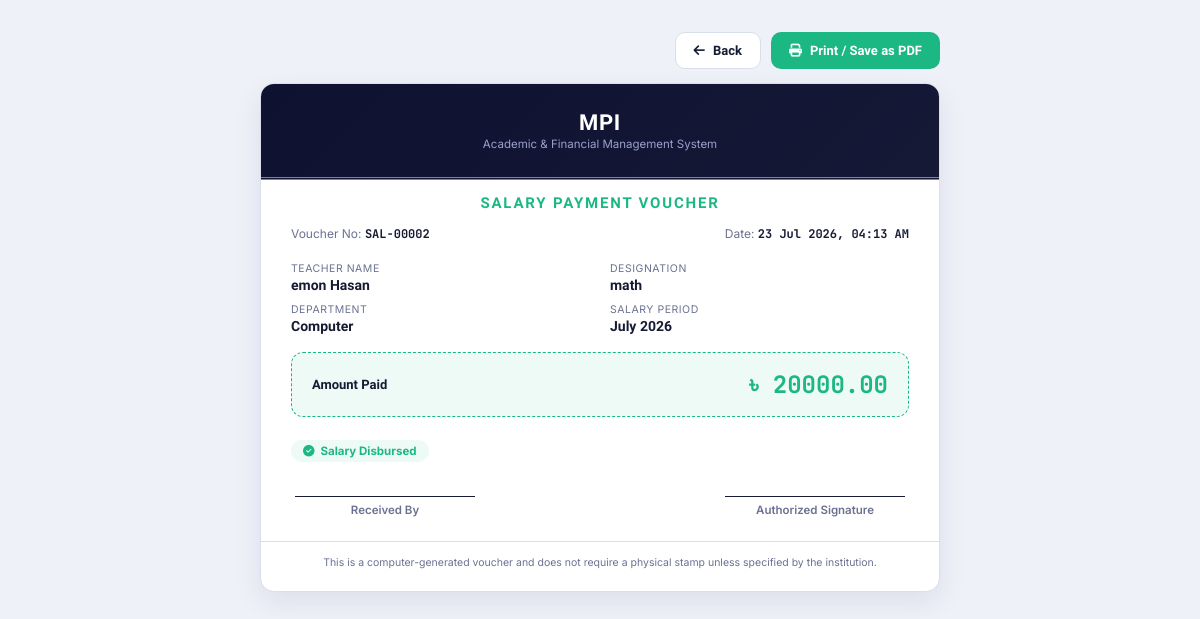
/salary/2/receipt/ (signed in), run on the app's committed database.
### app/models.py (models this page shows, shortened)
class SalaryPayment(models.Model):
    MONTH_CHOICES = [
        ('January', 'January'), ('February', 'February'), ('March', 'March'),
        ('April', 'April'), ('May', 'May'), ('June', 'June'),
        ('July', 'July'), ('August', 'August'), ('September', 'September'),
        ('October', 'October'), ('November', 'November'), ('December', 'December'),
    ]
    teacher = models.ForeignKey(Teacher, on_delete=models.CASCADE, related_name='salary_payments')
    amount = models.DecimalField(max_digits=10, decimal_places=2)
    month = models.CharField(max_length=20, choices=MONTH_CHOICES)
    year = models.IntegerField(default=2026)
    payment_date = models.DateTimeField(auto_now_add=True)
    note = models.TextField(blank=True, null=True)
    def __init__(self, *args, **kwargs):
        super().__init__(*args, **kwargs)

class Teacher(models.Model):
    SHIFT_CHOICES = [
        ('1st', '1st Shift'),
        ('2nd', '2nd Shift'),
    ]
    first_name = models.CharField(max_length=50)
    last_name = models.CharField(max_length=50)
    email = models.EmailField()
    phone = models.CharField(max_length=20)
    department = models.ForeignKey(Department, on_delete=models.CASCADE)
    shift = models.CharField(max_length=10, choices=SHIFT_CHOICES, blank=True, default='')
    designation = models.CharField(max_length=100)
    salary = models.DecimalField(max_digits=10, decimal_places=2)
    teacher_image = models.ImageField(upload_to='teacher_images/', blank=True, null=True)

class Department(models.Model):
    name = models.CharField(max_length=100)

### app/views.py (the view)
# urls.py: path('salary/<int:pk>/receipt/', views.salary_receipt, name='salary_receipt'),
def salary_receipt(request, pk):
    payment = get_object_or_404(
        SalaryPayment.objects.select_related('teacher', 'teacher__department'), pk=pk
    )
    return render(request, 'salary_receipt.html', {'payment': payment})

### accounts/context_processors.py (called while the page is built)
def site_branding(request):
    try:
        SiteSettings = apps.get_model(CORE_APP, "SiteSettings")
        site_settings = SiteSettings.objects.first()
    except Exception:
        site_settings = None
    return {"site_settings": site_settings}

### templates/salary_receipt.html (shortened to what this page needs)
<!DOCTYPE html>
<html lang="en">
<head>
<link href="https://cdnjs.cloudflare.com/ajax/libs/font-awesome/6.4.0/css/all.min.css" rel="stylesheet">
</head>
<body>
<div class="receipt-shell">
  <div class="toolbar">
    <button class="btn-back" onclick="window.close(); window.history.back();"><i class="fas fa-arrow-left"></i> Back</button>
    <button class="btn-print" onclick="window.print()"><i class="fas fa-print"></i> Print / Save as PDF</button>
  </div>
  <div class="receipt">
    <div class="receipt-head">
      <div class="brand">MPI</div>
      <div class="tag">Academic &amp; Financial Management System</div>
    </div>
    <div class="receipt-title">Salary Payment Voucher</div>
    <div class="receipt-meta">
      <div>Voucher No: <b>SAL-{{ payment.id|stringformat:"05d" }}</b></div>
      <div>Date: <b>{{ payment.payment_date|date:"d M Y, h:i A" }}</b></div>
    </div>
    <div class="receipt-body">
      <div class="info-grid">
        <div class="info-item"><div class="label">Teacher Name</div><div class="value">{{ payment.teacher.first_name }} {{ payment.teacher.last_name }}</div></div>
        <div class="info-item"><div class="label">Designation</div><div class="value">{{ payment.teacher.designation }}</div></div>
        <div class="info-item"><div class="label">Department</div><div class="value">{{ payment.teacher.department.name }}</div></div>
        <div class="info-item"><div class="label">Salary Period</div><div class="value">{{ payment.month }} {{ payment.year }}</div></div>
      </div>
      <div class="amount-box">
        <div class="label">Amount Paid</div>
        <div class="amount">৳ {{ payment.amount }}</div>
      </div>
      <div><span class="status-paid"><i class="fas fa-check-circle"></i> Salary Disbursed</span></div>
      <div class="signatures">
        <div class="sign-block"><div class="sign-line">Received By</div></div>
        <div class="sign-block"><div class="sign-line">Authorized Signature</div></div>
      </div>
    </div>
    <div class="receipt-foot">This is a computer-generated voucher and does not require a physical stamp unless specified by the institution.</div>
  </div>
</div>
</body>
</html>

### templates/salary_receipt.html (style rules this page uses)
:root { --ink:#161B33; --muted:#6B7291; --line:#D9DEEC; --accent:#1CB884; --accent-soft:#1CB88414; --paper:#FFFFFF; }
* { box-sizing:border-box; }
body { margin:0; background:#EEF1F8; font-family:'Inter',-apple-system,sans-serif; color:var(--ink); display:flex; justify-content:center; padding:32px 16px; }
.receipt-shell { width:100%; max-width:680px; }
.toolbar { display:flex; justify-content:flex-end; gap:10px; margin-bottom:14px; }
.toolbar button { font-family:'Sora',sans-serif; font-weight:700; font-size:13px; border:0; border-radius:10px; padding:10px 18px; cursor:pointer; display:inline-flex; align-items:center; gap:8px; }
.btn-print { background:var(--accent); color:#fff; }
.btn-back { background:#fff; color:var(--ink); border:1px solid var(--line) !important; }
.receipt { background:var(--paper); border:1px solid var(--line); border-radius:14px; overflow:hidden; box-shadow:0 10px 28px rgba(20,25,60,.08); }
.receipt-head { padding:26px 30px; text-align:center; border-bottom:3px double var(--accent); background:linear-gradient(135deg,#0E1130,#151936); color:#fff; }
.receipt-head .brand { font-family:'Sora',sans-serif; font-weight:800; font-size:22px; letter-spacing:.03em; }
.receipt-head .tag { font-size:11.5px; color:#9AA1CC; margin-top:2px; }
.receipt-title { text-align:center; padding:14px 20px 0; font-family:'Sora',sans-serif; font-weight:700; font-size:15px; letter-spacing:.12em; text-transform:uppercase; color:var(--accent); }
.receipt-meta { display:flex; justify-content:space-between; padding:14px 30px 0; font-size:12px; color:var(--muted); }
.receipt-meta b { color:var(--ink); font-family:'JetBrains Mono',monospace; }
.receipt-body { padding:20px 30px 6px; }
.info-grid { display:grid; grid-template-columns:1fr 1fr; gap:10px 20px; margin-bottom:18px; }
.info-item .label { font-size:10.5px; text-transform:uppercase; letter-spacing:.05em; color:var(--muted); margin-bottom:2px; }
.info-item .value { font-size:14px; font-weight:600; font-family:'Sora',sans-serif; }
.amount-box { background:var(--accent-soft); border:1px dashed var(--accent); border-radius:12px; padding:16px 20px; display:flex; justify-content:space-between; align-items:center; margin:14px 0 22px; }
.amount-box .label { font-family:'Sora',sans-serif; font-weight:700; font-size:13px; color:var(--ink); }
.amount-box .amount { font-family:'JetBrains Mono',monospace; font-weight:700; font-size:24px; color:var(--accent); }
.status-paid { display:inline-flex; align-items:center; gap:6px; background:#1CB88414; color:#1CB884; padding:4px 12px; border-radius:20px; font-size:11.5px; font-weight:700; }
.signatures { display:flex; justify-content:space-between; margin:34px 0 8px; padding:0 4px; }
.sign-block { text-align:center; width:180px; }
.sign-line { border-top:1px solid var(--ink); padding-top:6px; font-size:11.5px; color:var(--muted); font-weight:600; }
.receipt-foot { text-align:center; padding:14px 20px 22px; font-size:10.5px; color:var(--muted); border-top:1px solid var(--line); margin-top:10px; }

### data on the page
SalaryPayment: id "00002", payment_date "23 Jul 2026, 04:13 AM", teacher.first_name "emon", teacher.last_name "Hasan", teacher.designation "math", teacher.department.name "Computer", month "July", year "2026", amount "20000.00"
